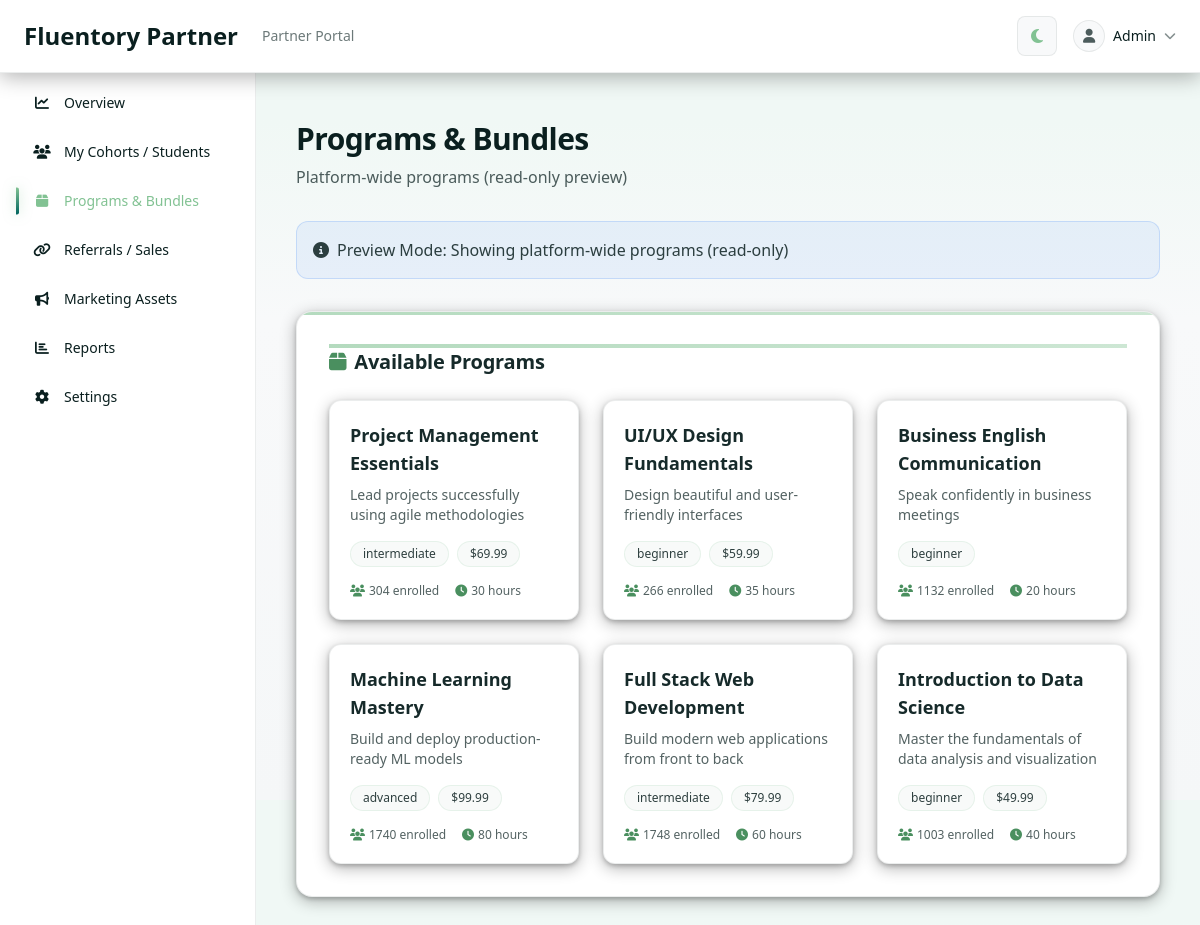
/partner/programs/ (signed in), run on an earlier commit of the app's database.
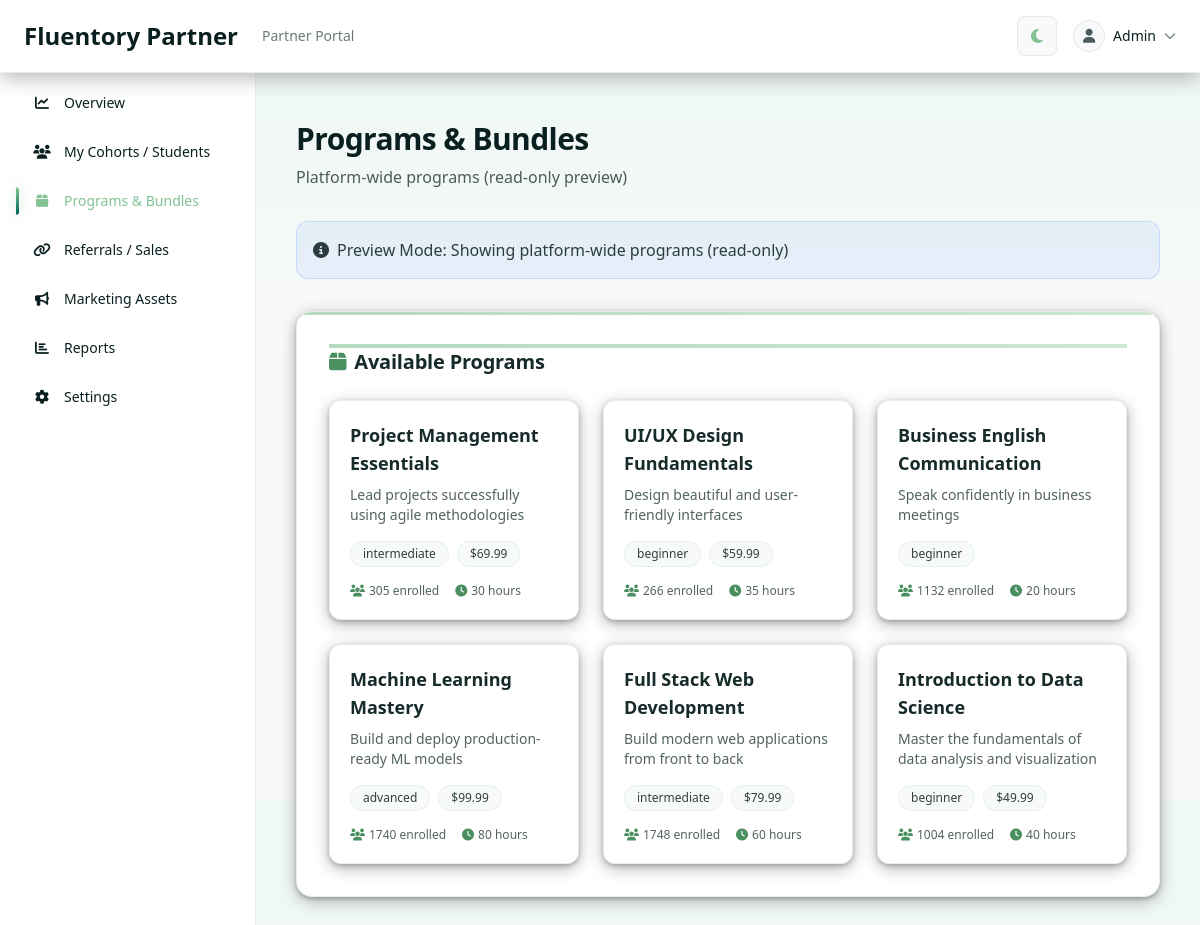
And on a later commit of the database.
### myApp/models.py (models this page shows, shortened)
class Course(models.Model):
    LEVEL_CHOICES = [
        ('beginner', 'Beginner'),
        ('intermediate', 'Intermediate'),
        ('advanced', 'Advanced'),
    ]
    STATUS_CHOICES = [
        ('draft', 'Draft'),
        ('published', 'Published'),
        ('archived', 'Archived'),
    ]
    COURSE_TYPE_CHOICES = [
        ('recorded', 'Recorded'),
        ('live', 'Live'),
        ('hybrid', 'Hybrid'),
    ]
    title = models.CharField(max_length=200)
    slug = models.SlugField(unique=True)
    description = models.TextField()
    short_description = models.CharField(max_length=300)  # For cards
    outcome = models.CharField(max_length=300)  # What students will achieve
    thumbnail = models.ImageField(upload_to='courses/thumbnails/', blank=True, null=True)
    preview_video = models.URLField(blank=True)  # 30-sec preview URL
    category = models.ForeignKey(Category, on_delete=models.SET_NULL, null=True, related_name='courses')
    level = models.CharField(max_length=20, choices=LEVEL_CHOICES, default='beginner')
    course_type = models.CharField(max_length=20, choices=COURSE_TYPE_CHOICES, default='recorded', help_text='Type of course: Recorded (self-paced), Live (scheduled sessions), or Hybrid (combination)')
    instructor = models.ForeignKey(User, on_delete=models.SET_NULL, null=True, related_name='courses_taught')
    price = models.DecimalField(max_digits=10, decimal_places=2, default=0)
    currency = models.CharField(max_length=3, default='USD')
    is_free = models.BooleanField(default=False)
    estimated_hours = models.PositiveIntegerField(default=10)
    lessons_count = models.PositiveIntegerField(default=0)  # Computed field
    language = models.CharField(max_length=10, default='en')
    available_languages = models.JSONField(default=list)  # ['en', 'es', 'fr']
    has_certificate = models.BooleanField(default=True)
    has_ai_tutor = models.BooleanField(default=True)
    has_quizzes = models.BooleanField(default=True)
    status = models.CharField(max_length=20, choices=STATUS_CHOICES, default='draft')
    meta_title = models.CharField(max_length=70, blank=True)
    meta_description = models.CharField(max_length=160, blank=True)
    enrolled_count = models.PositiveIntegerField(default=0)
    completion_rate = models.FloatField(default=0)  # Percentage
    average_rating = models.FloatField(default=0, validators=[MinValueValidator(0), MaxValueValidator(5)])
    created_at = models.DateTimeField(auto_now_add=True)
    updated_at = models.DateTimeField(auto_now=True)
    published_at = models.DateTimeField(null=True, blank=True)
    class Meta:
        ordering = ['-created_at']

### myApp/views.py (the view)
        def wrapper(request, *args, **kwargs):
            if not request.user.is_authenticated:
                return redirect('login')
            if 'admin' in allowed_roles and (request.user.is_superuser or request.user.is_staff):
                return view_func(request, *args, **kwargs)
            profile = get_or_create_profile(request.user)
            if profile.role == 'admin' or request.user.is_superuser or request.user.is_staff:
                return view_func(request, *args, **kwargs)
            if profile.role in allowed_roles:
                return view_func(request, *args, **kwargs)
            messages.error(request, 'You do not have permission to access this page.')
            return redirect('home')

### myApp/context_processors.py (called while the page is built)
def currency_context(request):
    selected_currency = request.session.get('selected_currency', 'USD')
    available_currencies = [choice[0] for choice in CoursePricing.CURRENCY_CHOICES]
    return {
        'selected_currency': selected_currency,
        'available_currencies': available_currencies,
        'currency_choices': CoursePricing.CURRENCY_CHOICES,
    }

### myApp/views.py (called while the page is built)
def get_or_create_profile(user):
    if not hasattr(user, 'profile'):
        default_role = 'admin' if (user.is_superuser or user.is_staff) else 'student'
        UserProfile.objects.create(user=user, role=default_role)
        user.refresh_from_db()
    return user.profile

### myApp/templates/partner/programs.html (shortened to what this page needs)
{% extends 'partner/base.html' %}
{% block content %}
<div class="w-full space-y-6 sm:space-y-8">
    <div class="mb-6 sm:mb-8">
        <h1 class="text-2xl sm:text-3xl font-bold mb-2" style="color: var(--text-primary); font-weight: 700;">
            Programs & Bundles
        </h1>
        <p class="text-sm sm:text-base" style="color: var(--text-secondary);">
            {% if is_preview_mode %}Platform-wide programs (read-only preview){% else %}View and manage your course programs and bundles{% endif %}
        </p>
    </div>
    {% if is_preview_mode %}
    <div class="mb-4 p-4 rounded-xl border transition-all duration-300" style="background-color: rgba(59, 130, 246, 0.08); border-color: rgba(59, 130, 246, 0.2);">
        <div class="flex items-center gap-2" style="color: rgba(10, 31, 31, 0.85);">
            <i class="fas fa-info-circle"></i>
            <span class="font-medium">Preview Mode: Showing platform-wide programs (read-only)</span>
        </div>
    </div>
    {% endif %}
    <div class="rounded-2xl bg-white p-6 sm:p-8 border transition-all duration-300" style="border-color: var(--border-primary); box-shadow: var(--card-shadow); position: relative; overflow: hidden;">
        <div class="absolute top-0 left-0 right-0 h-1" style="background: linear-gradient(to right, rgba(130, 194, 147, 0.6), rgba(130, 194, 147, 0.4));"></div>
        <div class="flex flex-col sm:flex-row items-start sm:items-center justify-between gap-4 mb-6">
            <h2 class="text-lg sm:text-xl font-bold flex items-center gap-2" style="color: var(--text-primary); font-weight: 600;">
                <i class="fas fa-box" style="color: #4A8F5F;"></i>
                Available Programs
            </h2>
        </div>
        {% if programs %}
        <div class="grid grid-cols-1 md:grid-cols-2 lg:grid-cols-3 gap-4 sm:gap-6">
            {% for program in programs %}
            <div class="bg-white p-5 rounded-xl border transition-all duration-300 hover:shadow-md" style="border-color: var(--border-primary); box-shadow: var(--card-shadow);" onmouseover="this.style.boxShadow='var(--card-shadow-hover)'; this.style.transform='translateY(-2px)'" onmouseout="this.style.boxShadow='var(--card-shadow)'; this.style.transform='translateY(0)'">
                <div class="text-lg font-semibold mb-2" style="color: rgba(10, 31, 31, 0.95); font-weight: 600;">{{ program.title }}</div>
                <div class="text-sm mb-4" style="color: rgba(10, 31, 31, 0.70);">
                    {{ program.short_description|truncatewords:15|default:"No description available" }}
                </div>
                <div class="flex flex-wrap gap-2 mb-4">
                    <span class="px-3 py-1 text-xs font-medium rounded-full transition-all duration-300" style="background-color: rgba(248, 250, 249, 0.95); border: 1px solid rgba(130, 194, 147, 0.15); color: rgba(10, 31, 31, 0.85);">{{ program.level|default:"All Levels" }}</span>
                    {% if program.price %}
                    <span class="px-3 py-1 text-xs font-medium rounded-full transition-all duration-300" style="background-color: rgba(248, 250, 249, 0.95); border: 1px solid rgba(130, 194, 147, 0.15); color: rgba(10, 31, 31, 0.85);">${{ program.price }}</span>
                    {% endif %}
                </div>
                <div class="text-xs flex items-center gap-4" style="color: rgba(10, 31, 31, 0.70);">
                    <span class="flex items-center gap-1"><i class="fas fa-users"></i> {{ program.enrolled_count|default:0 }} enrolled</span>
                    {% if program.estimated_hours %}
                    <span class="flex items-center gap-1"><i class="fas fa-clock"></i> {{ program.estimated_hours }} hours</span>
                    {% endif %}
                </div>
            </div>
            {% endfor %}
        </div>
        {% endif %}
    </div>
</div>
{% endblock %}

What changed in the data, as far as the page shows it:
changed Course "Project Management Essentials": enrolled_count "304" → "305"
changed Course "Introduction to Data Science": enrolled_count "1003" → "1004"
